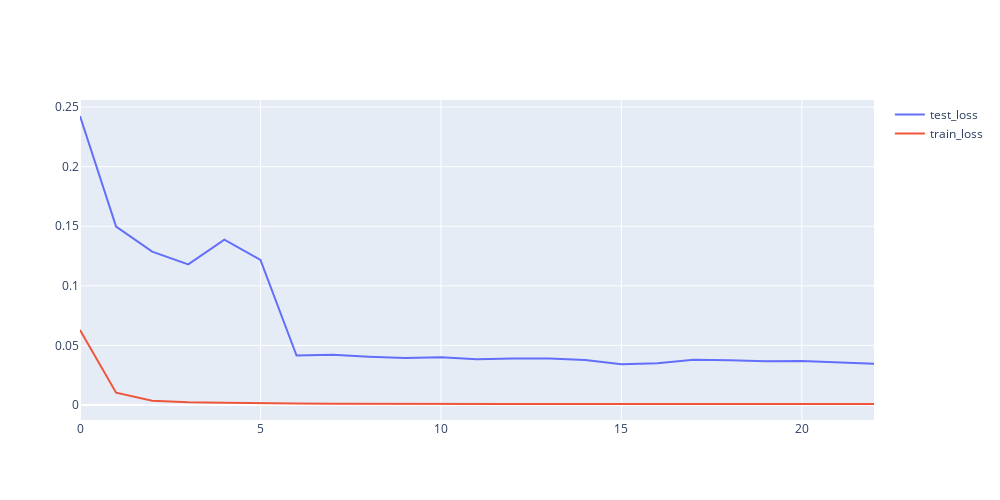

Source (notebook cell):
### Code cell
early_stop = EarlyStopping(monitor='val_loss', patience=7, restore_best_weights=True)

history3 = model3.fit(
    X_train, y_train,
    validation_data=(X_val, y_val),
    epochs=100,
    batch_size=32,
    callbacks=[early_stop],
    verbose=1
)

plotTrainLoss(history3)

### Figure 1 — Plotly figure (JSON) as saved in the notebook; plotly's stock layout.template omitted (floating-point values rounded to 4 significant figures)
{"data": [{"mode": "lines", "name": "test_loss", "type": "scatter", "y": [0.2425, 0.1497, 0.1287, 0.118, 0.1388, 0.1217, 0.04155, 0.04212, 0.04051, 0.0395, 0.04002, 0.03833, 0.03892, 0.03908, 0.03769, 0.03425, 0.03504, 0.03805, 0.03763, 0.03679, 0.03695, 0.03592, 0.03469]}, {"mode": "lines", "name": "train_loss", "type": "scatter", "y": [0.06292, 0.01034, 0.003602, 0.002325, 0.001912, 0.001337, 0.001202, 0.00111, 0.0009673, 0.000924, 0.0008747, 0.0009075, 0.0008802, 0.0009142, 0.0008918, 0.000856, 0.000837, 0.0008891, 0.0008392, 0.0008294, 0.0008463, 0.0008464, 0.0008305]}], "layout": {"height": 500, "width": 1000}}
